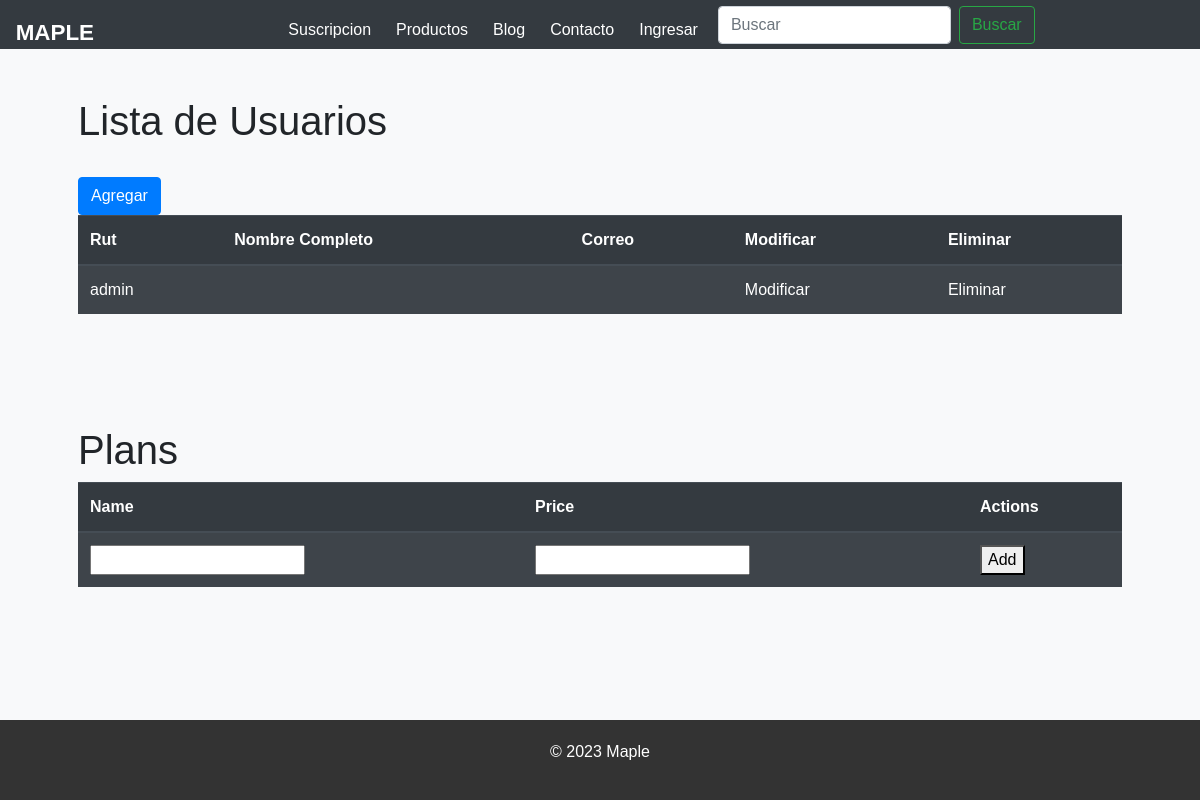
Page /crud on the earlier database version.
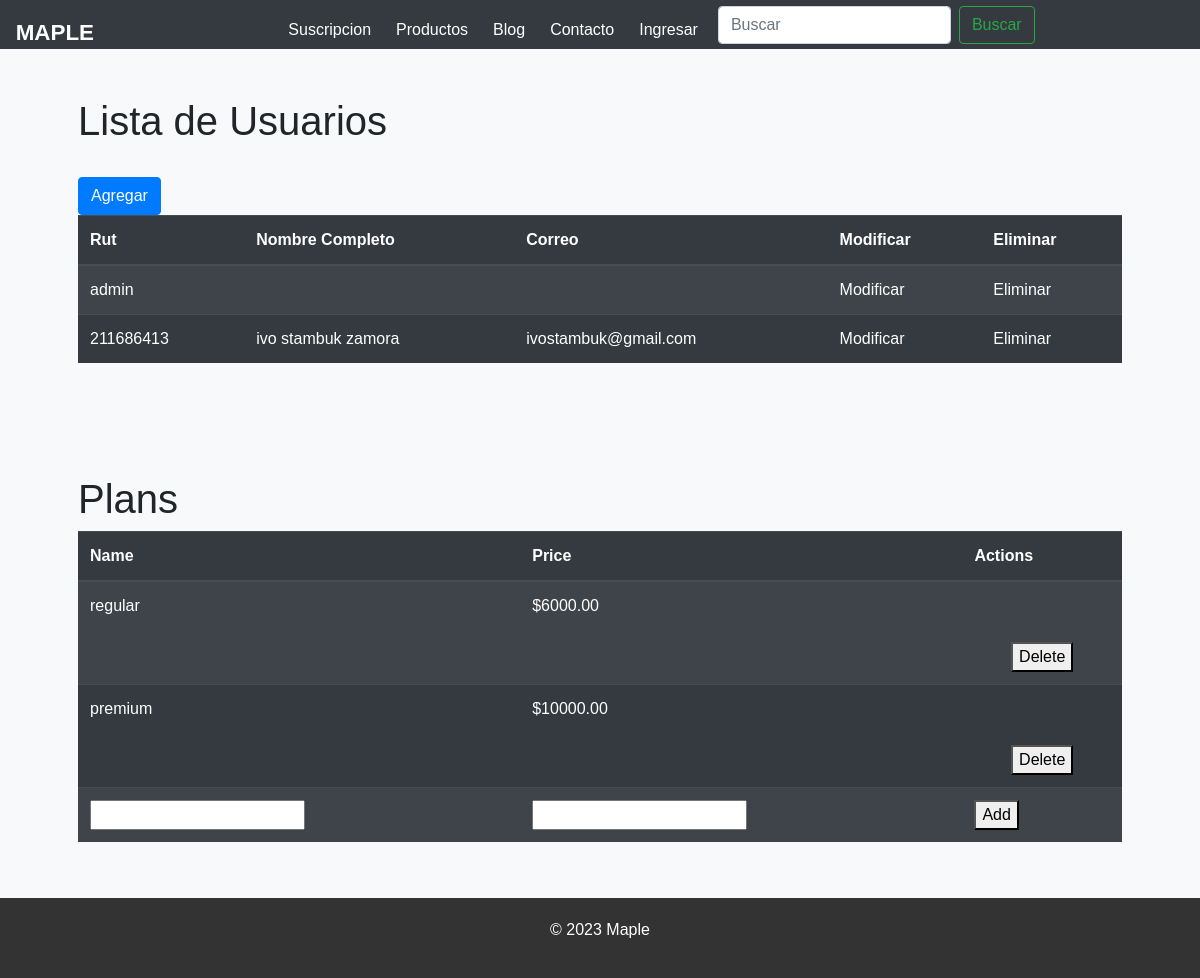
Same page on the later database version.
### newPage/models.py (models this page shows, shortened)
class Usuario(AbstractBaseUser, PermissionsMixin):
    rut = models.CharField(max_length=10, primary_key=True)
    nombre = models.CharField(max_length=50, blank=False, null=False)
    appPaterno = models.CharField(max_length=30, blank=False, null=False)
    appMaterno = models.CharField(max_length=30, blank=False, null=False)
    fechaNacimiento = models.DateField(blank=True, null=True)
    tipoUsuario = models.ForeignKey('tipoUsuario', on_delete=models.CASCADE, db_column='idTipo', null=True)
    correo = models.EmailField(unique=True, blank=False, null=False, max_length=100)
    telefono = models.CharField(max_length=10, blank=False, null=False)
    activo = models.IntegerField(blank=True, null=True)
    direccion = models.CharField(max_length=100, blank=True, null=True)
    password = models.CharField(max_length=13, blank=False, null=False)
    is_staff = models.BooleanField(default=False)  # Add is_staff field
    is_superuser = models.BooleanField(default=False)  # Add is_superuser field
    USERNAME_FIELD = 'rut'
    objects = UsuarioManager()

class Plan(models.Model):
    name = models.CharField(max_length=100)
    price = models.DecimalField(max_digits=8, decimal_places=2)

### newPage/views.py (the view)
# urls.py: path("crud", views.crud, name="crud"),
def crud(request):
    usuario = Usuario.objects.all()
    plans = Plan.objects.all()
    if request.method == 'POST' and 'delete_plan' in request.POST:
        plan_id = request.POST.get('delete_plan')
        plan = Plan.objects.get(pk=plan_id)
        plan.delete()
        return redirect('crud')
    elif request.method == 'POST':
        name = request.POST.get('name')
        price = request.POST.get('price')
        plan = Plan(name=name, price=price)
        plan.save()
        return redirect('crud')
    context = {"usuario": usuario, "plans": plans}
    return render(request, "pages/user_list.html", context)

### newPage/context_processor.py (called while the page is built)
def total_carrito(request):
    total = 0
    if request.user.is_authenticated:
        if "carrito" in request.session.keys():
            for key, value in request.session["carrito"].items():
                total += int(value["acumulado"])
    else:
        if "carrito" in request.session.keys():
            for key, value in request.session["carrito"].items():
                total += int(value["acumulado"])
    if request.user.is_authenticated and Subscription.objects.filter(user=request.user).exists():
        total -= total * 0.05
    return {"total_carrito": total}

### newPage/templates/pages/user_list.html (shortened to what this page needs)
{% load static %}
<!DOCTYPE html>
<html>
<head>
  <link rel="stylesheet" href="https://stackpath.bootstrapcdn.com/bootstrap/4.3.1/css/bootstrap.min.css">
  <link type='text/css' rel="stylesheet" href="{% static 'css/index.css' %}?v=10">
</head>
<body>
  <header>
    {% include 'app/navbar.html' %}
</header>
<body>
    <div class="container">
        <div class="row">
            <div class="col p-5">
                <h1>Lista de Usuarios</h1><br>
                <a href="{% url 'userAdd' %}">
                    <button type="button" class="btn btn-primary">Agregar</button>
                </a>
                <table class="table table-dark table-striped">
                    {% if usuario %}
                    <thead>
                        <th>Rut</th>
                        <th>Nombre Completo</th>
                        <th>Correo</th>
                        <th>Modificar</th>
                        <th>Eliminar</th>
                    </thead>
                    <tbody>
                        {% for user in usuario %}
                        <tr>
                            <td>{{user.rut}}</td>
                            <td>{{user.nombre}} {{user.appPaterno}} {{user.appMaterno}}</td>
                            <td>{{user.correo}}</td>
                            <td><a href="{% url 'userEdit' pk=user.rut%}">Modificar</a></td>
                            <td><a href="{% url 'userDel' pk=user.rut%}">Eliminar</a></td>
                        </tr>
                        {% endfor %}
                    </tbody>
                    {% endif %}
                </table>
            </div>
        </div>
    </div>
    <div class="container">
        <div class="row">
            <div class="col p-5">
                <h1>Plans</h1>
                <table class="table table-dark table-striped">
                    <thead>
                        <tr>
                            <th>Name</th>
                            <th>Price</th>
                            <th>Actions</th>
                        </tr>
                    </thead>
                    <tbody>
                        {% for plan in plans %}
                        <tr>
                            <td>{{ plan.name }}</td>
                            <td>${{ plan.price }}</td>
                            <td>
                                <form method="post" action="{% url 'crud' %}">
                                    <button type="submit">Delete</button>
                                </form>
                            </td>
                        </tr>
                        {% endfor %}
                        <tr>
                            <form method="post" action="{% url 'crud' %}">
                                <td>
                                    <input type="text" name="name">
                                </td>
                                <td>
                                    <input type="text" name="price">
                                </td>
                                <td>
                                    <button type="submit">Add</button>
                                </td>
                            </form>
                        </tr>
                    </tbody>
                </table>
            </div>
        </div>
    </div>
    <br>
    <br>
    <br>
    <footer>
        <p>&copy; 2023 Maple</p>
      </footer>
      </body>
      </html>

### newPage/templates/app/navbar.html (shortened to what this page needs)
{% load static %}
<link type='text/css' rel="stylesheet" href='{% static "css/navbar.css" %}'>
<div class="titulo">
    <a href="{% url 'index' %}">Maple</a>
</div>
<ul id="navbarNav" class="collapse">
    <li><a href="{% url 'suscripciones' %}">Suscripcion</a></li>
    <li><a href="{% url 'catalogo' %}">Productos</a></li>
    <li><a href="{% url 'blog' %}">Blog</a></li>
    <li><a href="{% url 'contacto' %}">Contacto</a></li>
    {% if request.user.is_authenticated %}
    <li><a href="{% url 'logout' %}">Salir</a></li>
    {% else %}
    <li><a href="{% url 'login_registro' %}">Ingresar</a></li>
    {% endif %}
    <form class="form-inline my-2 my-lg-0 mr-3">
        <input class="form-control mr-sm-2" type="search" placeholder="Buscar" aria-label="Search">
        <br>
        <button class="btn btn-outline-success my-2 my-sm-0" type="submit">Buscar</button>
    </form>
</ul>

### static/css/index.css (style rules this page uses)
footer { background-color: #333; position: fixed; color: white; text-align: center; padding: 20px; width: 100%; max-width: auto; margin: auto; bottom: 0; }
#navbarNav li { margin-right: 15px; }
a { text-decoration: none; }
* { text-decoration: none; list-style: none; box-sizing: border-box; }
header { display: flex; background-color: #343a40!important; }
header { display: flex; width: 100%; background-color: #343a40; }
a { color: white; text-decoration: none; }
.titulo { font-family: Arial, sans-serif; font-size: 1.4rem; font-weight: bold; text-transform: uppercase; display: block; margin-top: 0.4em; margin-left: 0.7em; color: white; }
#navbarNav { position: absolute; background-color: white; z-index: 1; background-color: #343a40; width: 100%; margin-top: 2.6em; }
@media (min-width: 1000px) { * { text-decoration: none; list-style: none; box-sizing: border-box; } }
@media (min-width: 1000px) { #navbarNav { display: flex; flex-direction: row; position: relative; background-color: #343a40 ; width: auto; margin-top: auto; } }
@media (min-width: 1000px) { header { display: flex; width: 100%; background-color: #343a40; justify-content: center; } }
@media (min-width: 1000px) { a { color: white; text-decoration: none; } }
@media (min-width: 1000px) { .titulo { font-family: Arial, sans-serif; font-size: 1.4rem; font-weight: bold; text-transform: uppercase; display: block; margin-top: 0.7em; margin-left: 0.7em; color: white; } }
@media (min-width: 1000px) { ul { position: relative; display: flex; list-style-type: none; margin: auto; text-decoration: none; margin-left: 1em; margin: auto; } }
@media (min-width: 1000px) { li { padding: 5px; margin-top: 10px; } }
p { margin-top: 1; }

### static/css/navbar.css (style rules this page uses)
* { text-decoration: none; list-style: none; box-sizing: border-box; }
header { width: 100%; display: flex; background-color: #343a40!important; }
a { color: white; text-decoration: none; }
#navbarNav li { text-decoration: none; margin-right: 15px; }
.titulo { font-family: Arial, sans-serif; font-size: 1.4rem; font-weight: bold; text-transform: uppercase; display: block; margin-top: 0.4em; margin-left: 0.7em; color: white; }
#navbarNav { position: absolute; background-color: white; z-index: 1; background-color: #343a40; width: 100%; margin-top: 2.6em; }
@media (min-width: 1000px) { * { text-decoration: none; list-style: none; box-sizing: border-box; } }
@media (min-width: 1000px) { #navbarNav { display: flex; flex-direction: row; position: relative; background-color: #343a40 ; width: auto; margin-top: auto; } }
@media (min-width: 1000px) { body { background-color: #f8f9fa; } }
@media (min-width: 1000px) { header { display: flex; width: 100%; background-color: #343a40; justify-content: center; } }
@media (min-width: 1000px) { a { color: white; text-decoration: none; } }
@media (min-width: 1000px) { .titulo { font-family: Arial, sans-serif; font-size: 1.4rem; font-weight: bold; text-transform: uppercase; display: block; margin-top: 0.7em; margin-left: 0.7em; color: white; } }
@media (min-width: 1000px) { ul { position: relative; display: flex; list-style-type: none; margin: auto; text-decoration: none; margin-left: 1em; margin: auto; } }
@media (min-width: 1000px) { li { padding: 5px; margin-top: 10px; } }
form { font-size: 1em; display: flex; flex-direction: column; align-items: center; margin-top: 3em; }
body { font-family: Arial, sans-serif; background-size: cover; }

Differences in the rows shown:
added Usuario: rut "211686413", nombre "ivo", appPaterno "stambuk", appMaterno "zamora", correo "ivostambuk@gmail.com"
added Plan: name "regular", price "6000.00"
added Plan: name "premium", price "10000.00"
